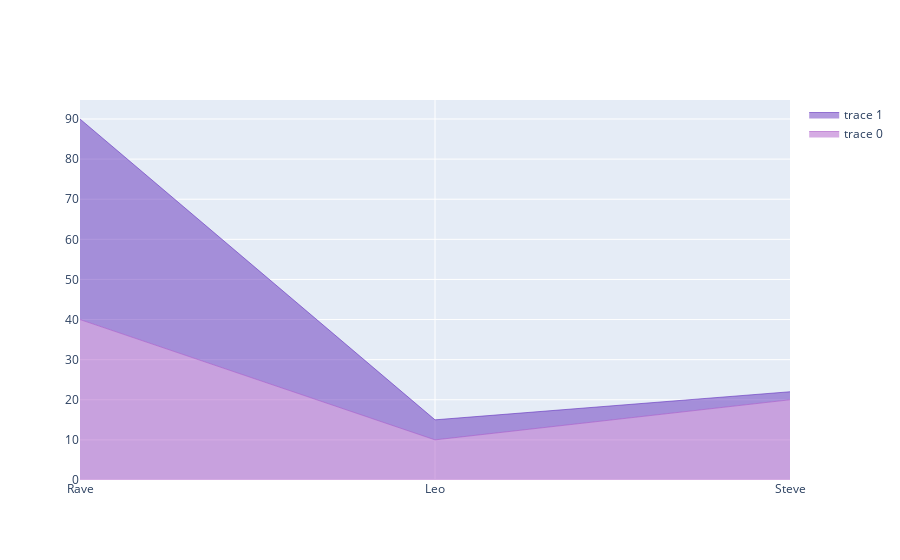

Source (notebook cell):
### Code cell
#Stacked area chart

stud=['Rave', 'Leo', 'Steve']
fig = go.Figure()
fig.add_trace(go.Scatter(x= stud, y= [40, 10, 20], hoverinfo='x+y', mode='lines', line=dict(width=0.6, color='rgb(172,89,200)'), stackgroup='one'))
fig.add_trace(go.Scatter(x= stud, y= [50, 5, 2], hoverinfo='x+y', mode='lines', line=dict(width=0.6, color='rgb(100,51,190)'), stackgroup='one'))

### Figure 1 — Plotly figure (JSON) as saved in the notebook; plotly's stock layout.template omitted (floating-point values rounded to 4 significant figures)
{"data": [{"hoverinfo": "x+y", "line": {"color": "rgb(172,89,200)", "width": 0.6}, "mode": "lines", "stackgroup": "one", "type": "scatter", "x": ["Rave", "Leo", "Steve"], "y": [40, 10, 20]}, {"hoverinfo": "x+y", "line": {"color": "rgb(100,51,190)", "width": 0.6}, "mode": "lines", "stackgroup": "one", "type": "scatter", "x": ["Rave", "Leo", "Steve"], "y": [50, 5, 2]}], "layout": {}}
